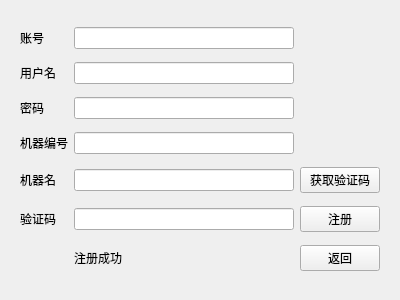
<?xml version="1.0" encoding="UTF-8"?>
<ui version="4.0">
 <class>RegFrom</class>
 <widget class="QWidget" name="RegFrom">
  <property name="geometry">
   <rect>
    <x>0</x>
    <y>0</y>
    <width>400</width>
    <height>300</height>
   </rect>
  </property>
  <property name="windowTitle">
   <string>Form</string>
  </property>
  <layout class="QHBoxLayout" name="horizontalLayout">
   <item>
    <widget class="QWidget" name="widget" native="true">
     <layout class="QGridLayout" name="gridLayout">
      <item row="1" column="0">
       <widget class="QLabel" name="label_2">
        <property name="text">
         <string>用户名</string>
        </property>
       </widget>
      </item>
      <item row="3" column="0">
       <widget class="QLabel" name="label_4">
        <property name="text">
         <string>机器编号</string>
        </property>
       </widget>
      </item>
      <item row="4" column="2">
       <widget class="QPushButton" name="pushButton">
        <property name="text">
         <string>获取验证码</string>
        </property>
       </widget>
      </item>
      <item row="4" column="0">
       <widget class="QLabel" name="label_5">
        <property name="text">
         <string>机器名</string>
        </property>
       </widget>
      </item>
      <item row="0" column="1">
       <widget class="QLineEdit" name="lineEdit"/>
      </item>
      <item row="0" column="0">
       <widget class="QLabel" name="label">
        <property name="text">
         <string>账号</string>
        </property>
       </widget>
      </item>
      <item row="2" column="0">
       <widget class="QLabel" name="label_3">
        <property name="text">
         <string>密码</string>
        </property>
       </widget>
      </item>
      <item row="2" column="1">
       <widget class="QLineEdit" name="lineEdit_3"/>
      </item>
      <item row="1" column="1">
       <widget class="QLineEdit" name="lineEdit_2"/>
      </item>
      <item row="4" column="1">
       <widget class="QLineEdit" name="lineEdit_5"/>
      </item>
      <item row="3" column="1">
       <widget class="QLineEdit" name="lineEdit_4"/>
      </item>
      <item row="6" column="2">
       <widget class="QPushButton" name="pushButton_3">
        <property name="text">
         <string>返回</string>
        </property>
       </widget>
      </item>
      <item row="5" column="2">
       <widget class="QPushButton" name="pushButton_2">
        <property name="text">
         <string>注册</string>
        </property>
       </widget>
      </item>
      <item row="5" column="1">
       <widget class="QLineEdit" name="lineEdit_6"/>
      </item>
      <item row="5" column="0">
       <widget class="QLabel" name="label_6">
        <property name="text">
         <string>验证码</string>
        </property>
       </widget>
      </item>
      <item row="6" column="1">
       <widget class="QLabel" name="label_7">
        <property name="text">
         <string>注册成功</string>
        </property>
       </widget>
      </item>
     </layout>
    </widget>
   </item>
  </layout>
 </widget>
 <resources/>
 <connections/>
</ui>
